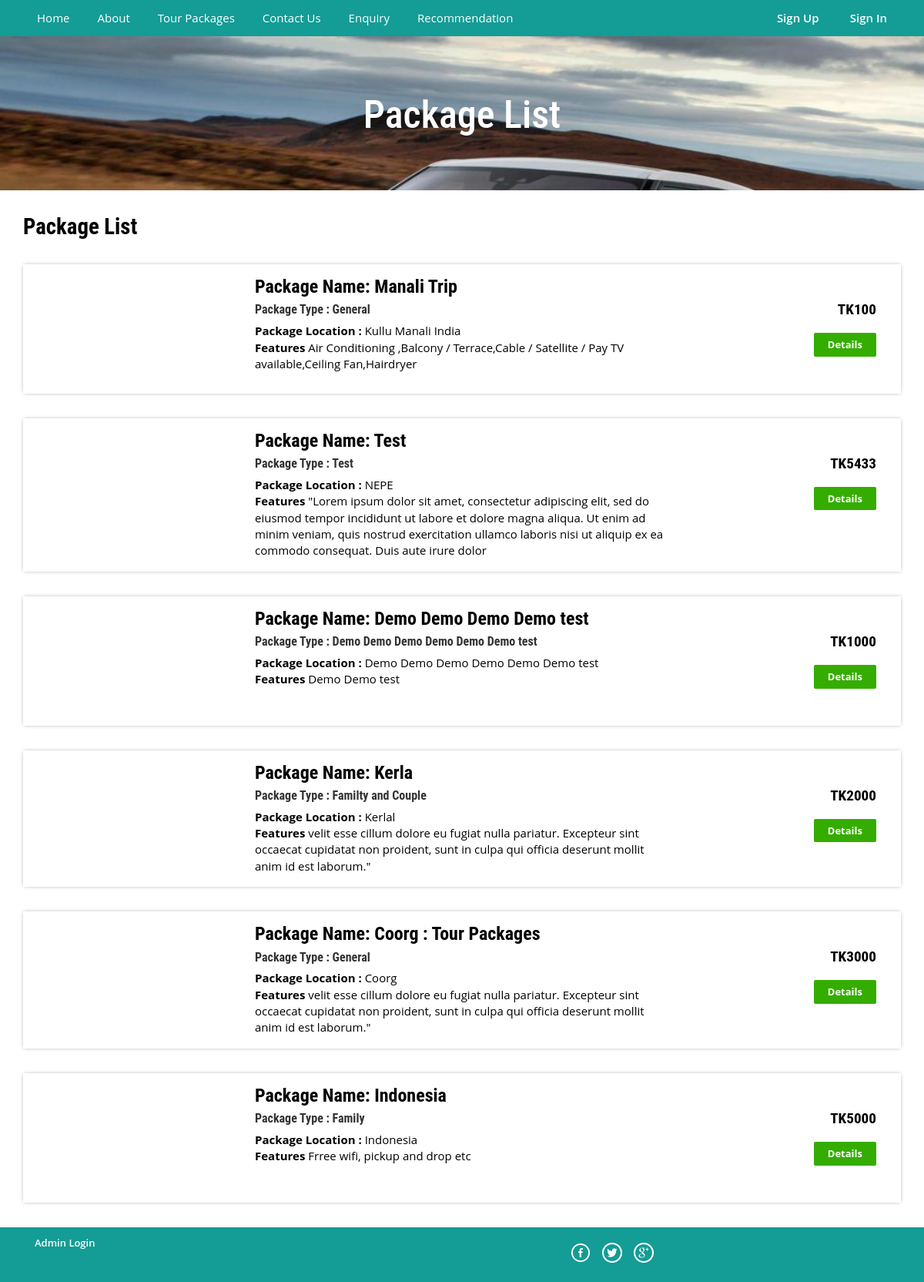
The app's page /package-list.php with its own data.
### tables this page shows
CREATE TABLE IF NOT EXISTS `tbltourpackages` (
  `PackageId` int(11) NOT NULL,
  `PackageName` varchar(200) NOT NULL,
  `PackageType` varchar(150) NOT NULL,
  `PackageLocation` varchar(100) NOT NULL,
  `PackagePrice` int(11) NOT NULL,
  `PackageFetures` varchar(255) NOT NULL,
  `PackageDetails` mediumtext NOT NULL,
  `PackageImage` varchar(100) NOT NULL,
  `Creationdate` timestamp NOT NULL DEFAULT CURRENT_TIMESTAMP,
  `UpdationDate` timestamp NULL DEFAULT '0000-00-00 00:00:00' ON UPDATE CURRENT_TIMESTAMP
);

### package-list.php (the view, shortened to what this page needs)
<?php
include('includes/config.php');
?>
<!DOCTYPE HTML>
<html>
<head>
<link href="css/bootstrap.css" rel='stylesheet' type='text/css' />
<link href="css/style.css" rel='stylesheet' type='text/css' />
<link href="css/font-awesome.css" rel="stylesheet">
</head>
<body>
<?php include('includes/header.php');?>
<div class="banner-3">
	<div class="container">
		<h1 class="wow zoomIn animated animated" data-wow-delay=".5s" style="visibility: visible; animation-delay: 0.5s; animation-name: zoomIn;"> Package List</h1>
	</div>
</div>
<div class="rooms">
	<div class="container">
		<div class="room-bottom">
			<h3>Package List</h3>
<?php $sql = "SELECT * from tbltourpackages";
$query = $dbh->prepare($sql);
$query->execute();
$results=$query->fetchAll(PDO::FETCH_OBJ);
if($query->rowCount() > 0)
{
foreach($results as $result)
{	?>
			<div class="rom-btm">
				<div class="col-md-3 room-left wow fadeInLeft animated" data-wow-delay=".5s">
				</div>
				<div class="col-md-6 room-midle wow fadeInUp animated" data-wow-delay=".5s">
					<h4>Package Name: <?php echo htmlentities($result->PackageName);?></h4>
					<h6>Package Type : <?php echo htmlentities($result->PackageType);?></h6>
					<p><b>Package Location :</b> <?php echo htmlentities($result->PackageLocation);?></p>
					<p><b>Features</b> <?php echo htmlentities($result->PackageFetures);?></p>
				</div>
				<div class="col-md-3 room-right wow fadeInRight animated" data-wow-delay=".5s">
					<h5>TK<?php echo htmlentities($result->PackagePrice);?></h5>
					<a href="package-details.php?pkgid=<?php echo htmlentities($result->PackageId);?>" class="view">Details</a>
				</div>
				<div class="clearfix"></div>
			</div>
<?php }} ?>
		</div>
	</div>
</div>
<?php include('includes/footer.php');?>
</body>
</html>

### includes/header.php (shortened to what this page needs)
<?php if($_SESSION['login'])
{?>
<div class="top-header">
	<div class="container">
		<ul class="tp-hd-lft wow fadeInLeft animated" data-wow-delay=".5s">
			<li class="prnt""><a href="index.html"><i class="fa fa-home"></i></a></li>
			<li class="prnt"><a href="index.php">Home</a></li>
			<li class="prnt"><a href="package-list.php">Tour Packages</a></li>
			<li class="prnt"><a href="profile.php">Profile</a></li>
			<li class="prnt"><a href="tour-history.php">Tour History</a></li>
			<li class="prnt"><a href="#" data-toggle="modal" data-target="#myModal3"> Write Us </a>  </li>
		</ul>
		<ul class="tp-hd-rgt wow fadeInRight animated" data-wow-delay=".5s">
			<li class="sig"><?php echo htmlentities($_SESSION['login']);?></li>
			<li class="sigi"><a href="logout.php" >/ Logout</a></li>
        </ul>
		<div class="clearfix"></div>
	</div>
</div><?php } else {?>
	<div class="footer-btm wow fadeInLeft animated" data-wow-delay=".5s">
	<div class="container">
	<div class="navigation">
			<nav class="navbar navbar-default">
				<div class="collapse navbar-collapse nav-wil" id="bs-example-navbar-collapse-1">
					<nav class="cl-effect-1">
						<ul class="nav navbar-nav">
							<li><a href="index.php">Home</a></li>
							<li><a href="page.php?type=aboutus">About</a></li>
								<li><a href="package-list.php">Tour Packages</a></li>
								<li><a href="page.php?type=contact">Contact Us</a></li>
								<?php if($_SESSION['login'])
{?>
								<li>Need Help?<a href="#" data-toggle="modal" data-target="#myModal3"> / Write Us </a>  </li>
								<?php } else { ?>
								<li><a href="enquiry.php"> Enquiry </a>  </li>
								<?php } ?>
								<li><a href="recomendation.php"> Recommendation </a>  </li>
								<div class="clearfix"></div>
						</ul>
					</nav>
					<div>
						<ul class="tp-hd-rgt wow fadeInRight animated" data-wow-delay=".5s">
			<li class="sig"><a href="#" data-toggle="modal" data-target="#myModal" >Sign Up</a></li>
			<li class="sigi"><a href="#" data-toggle="modal" data-target="#myModal4" >Sign In</a></li>
        </ul>
					</div>
				</div>
			</nav>
		</div>
	</div>
</div>
<?php }?>

### includes/footer.php
<div class="copy-right">
	<div class="container">
		<div class="row">
			<div class="col-sm-4">
	<div class="container">
		<ul class="tp-hd-lft wow fadeInLeft animated" data-wow-delay=".5s">
				<li class="hm"><a href="admin/index.php">Admin Login</a></li>
		</ul>
		<div class="clearfix"></div>
</div>
			</div>
			<div class="col-sm-8">
				<div class="footer-social-icons wow fadeInDown animated animated" data-wow-delay=".5s" style="visibility: visible; animation-delay: 0.5s; animation-name: fadeInDown;">
			<ul>
				<li><a class="facebook" href="https://code-projects.org/"><span>Facebook</span></a></li>
				<li><a class="twitter" href="https://code-projects.org/"><span>Twitter</span></a></li>
				<li><a class="googleplus" href="https://code-projects.org/"><span>Google+</span></a></li>
			</ul>
		</div>
			</div>
		</div>
	</div>
</div>

### css/style.css (style rules this page uses)
html, body { font-size: 100%; background: #fff; font-family: 'Open Sans', sans-serif; }
body a,.grid_1,plan_1,plan_1.one,plan_1.two,i.icon1, i.icon2, i.icon3, i.icon4, i.icon5, i.icon6 { transition:0.5s all; -webkit-transition:0.5s all; -moz-transition:0.5s all; -o-transition:0.5s all; -ms-transition:0.5s all; }
h1,h2,h3,h4,h5,h6 { margin:0; font-family: 'Roboto Condensed', sans-serif; }
p { margin:0; }
ul { margin:0; padding:0; }
ul.tp-hd-lft { float: left; }
ul.tp-hd-lft li { display: inline-block; }
li.hm,li.prnt { margin-right: 12px; }
ul.tp-hd-lft a { font-size: 13px; font-weight: 600; color:#fff; }
ul.tp-hd-rgt { float:right; }
ul.tp-hd-rgt li { display: inline-block; font-size: 13px; font-weight: 600; color:#fff; }
ul.tp-hd-rgt a { font-size: 13px; font-weight: 600; color:#fff; }
.footer-btm li { display: inline-block; margin: 0 10px; font-size: 14px; color: #fff; }
.footer-btm li a { font-size: 15px; color: #fff; display: inline-block; padding: 5px 8px; }
.footer-btm { background: #149c96 ; padding: 0.5em 0; text-align:center; }
.copy-right { background: #149c96 ; text-align: center; padding: 0.5em 0; }
a.view { padding: 6px 18px; font-weight: 700; color: #fff; background-color: #34ad00; border: 0; font-size: 13px; border-radius: 2px; -webkit-transition: all .2s; -moz-transition: all .2s; transition: all .2s; margin-top: 20px; display: inline-block; }
.banner-3 { background: url(../images/6.jpg)no-repeat; background-size: cover; -webkit-background-size: cover; -o-background-size: cover; -ms-background-size: cover; -moz-background-size: cover; min-height:200px; }
.banner-3 h1 { font-size: 50px; margin-bottom: 40px; padding: 1.5em 0 0; text-align: center; color: #fff; }
.rom-btm { margin-top: 2em; box-shadow: 0px 0px 5px -1px rgba(0, 0, 0, 0.37); }
.room-bottom h3 { font-size: 1.8em; font-weight: 700; color: black; }
.room-bottom { padding: 2em 0; }
.rom-btm h4 { font-size: 1.5em; font-weight: 700; color: black; }
.rom-btm p { font-size: 15px; color: black; }
.rom-btm h6 { font-size: 1em; font-weight: 700; margin: 0.5em 0; }
.room-right { text-align: right; padding: 3em 2em; }
.room-midle { padding: 1em; }
.rom-btm h5 { font-size: 1.2em; font-weight: 700; color: black; }
.footer-social-icons ul li { display:inline-block; margin:0 0.2em; }
.footer-social-icons ul li a { width:30px; height:30px; background:url('../images/img-sprite.png') no-repeat 0px 0px; display:inline-block; position: relative; }
.footer-social-icons ul li a.facebook { background-position:0px 0px; }
.footer-social-icons ul li a.twitter { background-position:-30px 0px; }
.footer-social-icons ul li a.googleplus { background-position:-90px 0px; }
.footer-social-icons { margin: 10px 0 10px; }
.navbar-default { background-color: #149c96 !important; border-color: #4CB320 !important; }
.navbar { min-height: 0px !important; margin-bottom:0px !important; border-radius:0px !important; border: none !important; }
ul.nav.navbar-nav li a { font-size: 15px ; color: #fff; display: inline-block; padding: 5px 8px; }
.navbar-collapse { padding-right: 0px !important; padding-left: 0px !important; }

### records on screen
tbltourpackages: PackageName "Manali Trip", PackageType "General", PackageLocation "Kullu Manali India", PackageFetures "Air Conditioning ,Balcony / Terrace,Cable / Satellite / Pay TV available,Ceiling Fan,Hairdryer", PackagePrice "100"
tbltourpackages: PackageName "Test", PackageType "Test", PackageLocation "NEPE", PackageFetures "\"Lorem ipsum dolor sit amet, consectetur adipiscing elit, sed do eiusmod tempor incididunt ut labore et dolore magna aliqua. Ut enim ad minim veniam, quis nostrud exercitation ullamco laboris nisi ut aliquip ex ea commodo consequat. Duis aute irure dolor", PackagePrice "5433"
tbltourpackages: PackageName "Demo Demo Demo Demo test", PackageType "Demo Demo Demo Demo Demo Demo test", PackageLocation "Demo Demo Demo Demo Demo Demo test", PackageFetures "Demo Demo test", PackagePrice "1000"
tbltourpackages: PackageName "Kerla", PackageType "Familty and Couple", PackageLocation "Kerlal", PackageFetures "velit esse cillum dolore eu fugiat nulla pariatur. Excepteur sint occaecat cupidatat non proident, sunt in culpa qui officia deserunt mollit anim id est laborum.\"", PackagePrice "2000"
tbltourpackages: PackageName "Coorg : Tour Packages", PackageType "General", PackageLocation "Coorg", PackageFetures "velit esse cillum dolore eu fugiat nulla pariatur. Excepteur sint occaecat cupidatat non proident, sunt in culpa qui officia deserunt mollit anim id est laborum.\"", PackagePrice "3000"
tbltourpackages: PackageName "Indonesia", PackageType "Family", PackageLocation "Indonesia", PackageFetures "Frree wifi, pickup and drop etc", PackagePrice "5000"
